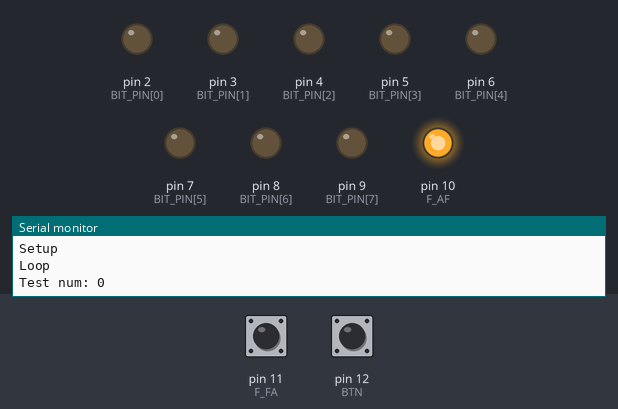
Simulated run of this sketch. Board: Arduino Uno, built with avr-gcc and run on an emulated ATmega328P. On the bench: output pins drawn as LEDs (lit = HIGH), the last lines printed to the serial monitor. Inputs (shaded band) come from the test bench; at power-on: pin 11 (F_FA) LOW, pin 12 (BTN) HIGH.

Above: at 1.2 s.
1.3 s: pin 11 (F_FA) driven HIGH
At 1.8 s:
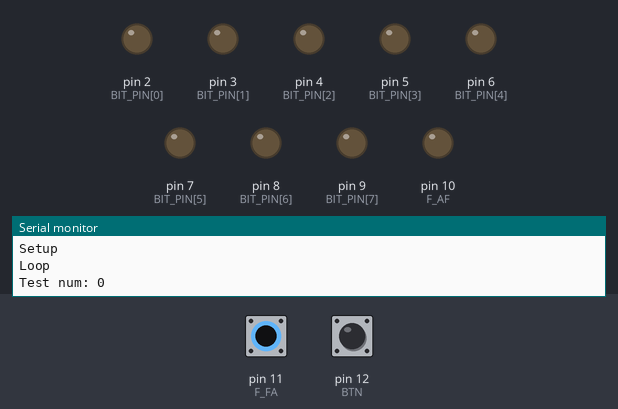
2.8 s: pin 11 (F_FA) driven LOW
At 4.0 s:
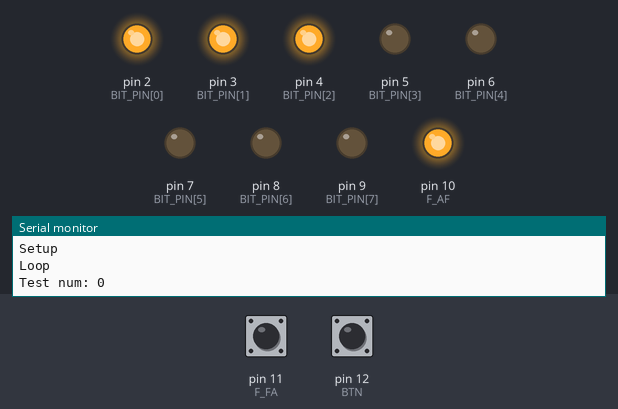
4.3 s: pin 11 (F_FA) driven HIGH
At 5.2 s:
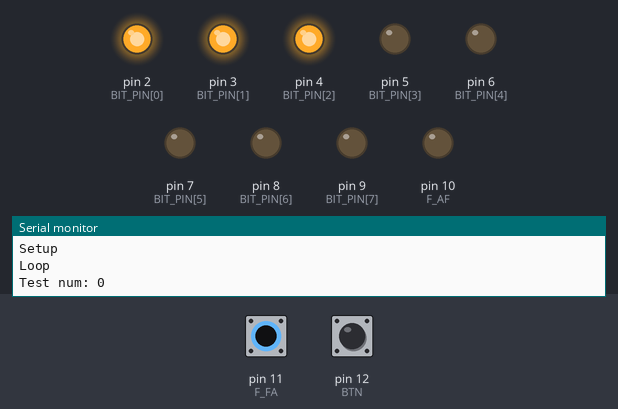
5.8 s: pin 11 (F_FA) driven LOW
At 6.4 s:
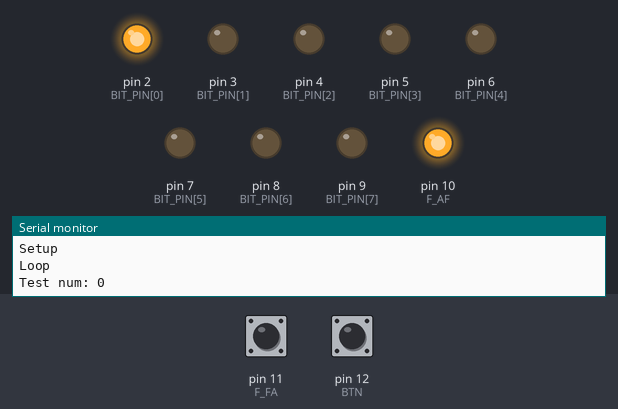
7.3 s: pin 11 (F_FA) driven HIGH
At 8.5 s:
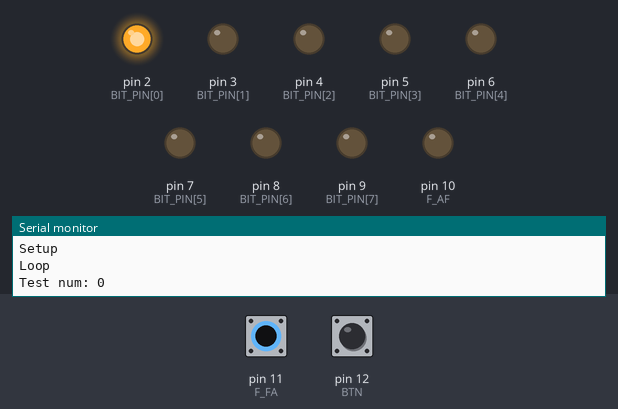
8.8 s: pin 11 (F_FA) pulsed LOW 5 times (0.12 s each, 0.3 s apart)
At 9.97 s:
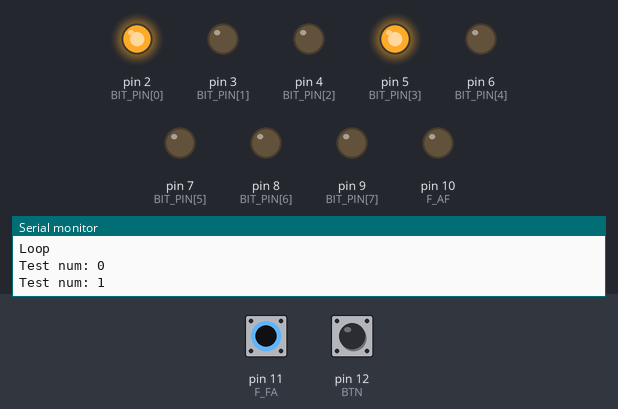
Timing chart, 0 to 11.8 s (numbered marks = the images above; inputs shaded):
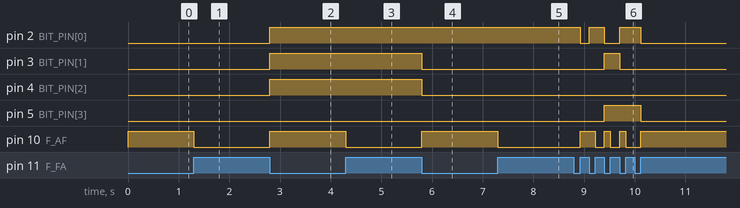

The sketch:

arduino.ino
```cpp
// PINs declarations
unsigned short const F_AF=10, F_FA=11, BTN=12;
unsigned short const BIT_PIN[8] = {2,3,4,5,6,7,8,9}; // pin 2 = LSB, pin 9 MSB

// constants
byte const test_size = 6;
byte const op1[test_size]     = {7,10,8,16,3};
byte const op2[test_size]     = {1,9,5,4,7};
byte const code[test_size]    = {0,1,2,3,0}; // 0 add 1 sub 2 mul 3 div
byte const result[test_size]  = {8,1,40,4,10};

// variables
byte correct = 0;

void notify() {
  digitalWrite(F_AF,HIGH);
  while(digitalRead(F_FA)==0){}
  digitalWrite(F_AF,LOW);
  while(digitalRead(F_FA)==1){}
}

void sendCode(byte i) {
  // code is sent using the two LSB
  digitalWrite(BIT_PIN[0], bitRead(code[i],0));
  digitalWrite(BIT_PIN[1], bitRead(code[i],1));

  notify();
}

void sendOp(byte opnum, byte i) {
  byte b = 0;
  for(byte j=0; j<8; j++){
    if(opnum==1)
      b = bitRead(op1[i],j);
    else if(opnum==2)
      b = bitRead(op2[i],j);
    else
      Serial.println("ERROR sendOp");

    digitalWrite(BIT_PIN[j], b);
  }

  notify();
}

byte readResult(){
  while(digitalRead(F_FA)==0){}

  setBitPinsMode(INPUT); // set as input

  byte result = 0;
  for(byte j=0; j<8; j++)
    bitWrite(result, j, digitalRead(BIT_PIN[j]));

  setBitPinsMode(OUTPUT); // set back to output which is the most used case

  digitalWrite(F_AF, HIGH);
  while(digitalRead(F_FA)==1){}
  digitalWrite(F_AF, LOW);

  return result;
}

// v=0 INPUT, v=1 OUTPUT
void setBitPinsMode(byte v) {
  for(int i=0; i<8; i++)
    pinMode(BIT_PIN[i], v);
}

void setup() {
  Serial.begin(9600);
  Serial.println("Setup");

  pinMode(F_FA, INPUT);
  pinMode(BTN, INPUT);
  pinMode(F_AF, OUTPUT);
  digitalWrite(F_AF, LOW);

  setBitPinsMode(OUTPUT); // they are most of the time output
  for(int i=0; i<8; i++)
    digitalWrite(BIT_PIN[i], LOW);
}

void loop() {
  while(digitalRead(BTN)==LOW){}
  Serial.println("Loop");

  for(byte i=0; i<test_size; i++){
    Serial.print("Test num: ");
    Serial.println(i);
    // check if busy
    while(digitalRead(F_FA)==HIGH){}

    // send code
    // Serial.println(1);
    sendCode(i);

    // send op1
    // Serial.println(2);
    sendOp(1,i);

    // send op2
    // Serial.println(3);
    sendOp(2,i);

    // Serial.println(4);

    byte r = 0;
    r = readResult();
    // Serial.print("Result: ");
    // Serial.println(r);

    if(r==result[i])
      correct++;
  }
  Serial.print("Correct computations: ");
  Serial.print(correct);
  Serial.print("/");
  Serial.println(test_size);

  while(1){
    delay(10000);
  }
}
```

Measured:
- after the input at 1.3 s, pin 10 (F_AF): HIGH → LOW at once
- after the input at 2.8 s, pin 2 (BIT_PIN[0]), pin 3 (BIT_PIN[1]), pin 4 (BIT_PIN[2]), pin 10 (F_AF): LOW → HIGH at once
- after the input at 4.3 s, pin 10 (F_AF): HIGH → LOW at once
- after the input at 5.8 s, pin 3 (BIT_PIN[1]), pin 4 (BIT_PIN[2]): HIGH → LOW at once; pin 10 (F_AF): LOW → HIGH at once
- after the input at 7.3 s, pin 10 (F_AF): HIGH → LOW at once
- after the input at 8.8 s, pin 2 (BIT_PIN[0]): goes LOW 0.18 s, HIGH 0.30 s, LOW 0.30 s, HIGH 0.42 s, then LOW, starting after 0.12 s; pin 3 (BIT_PIN[1]): LOW → HIGH after 0.60 s, → LOW 0.30 s later; pin 5 (BIT_PIN[3]): LOW → HIGH after 0.60 s, → LOW 0.72 s later; pin 10 (F_AF): LOW → HIGH after 0.12 s, then repeats every 0.30 s: LOW 0.18 s, HIGH 0.12 s
